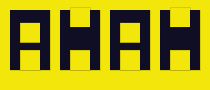
Frame 1 (no input)
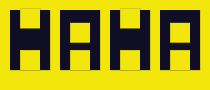
Frame 60 (the mouse pressed at the canvas centre just before this capture)
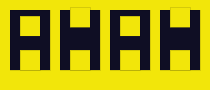
Frame 120 (the mouse held since frame 60 and released just before this capture)

The Processing sketch that drew these frames (run headless with seeded random() and noise(); from frame 60 on, the mouse is pressed at the canvas centre):

// Processing sketch: processing_40863
// ── processing_40863.pde

/**
 * HAHA by bArt
 */

PloingA arm;
PloingH arm2;
PloingA arm3;
PloingH arm4;


void setup() 
{
  size(210, 90);
  smooth();
  arm = new PloingA(30, 2*height/3, 0.01);
 arm2 = new PloingH(80, 2*height/3, 0.01);
  arm3 = new PloingA(130, 2*height/3, 0.01);
    arm4 = new PloingH(180, 2*height/3, 0.01);
}

void draw() 
{

  background(242,230,10);
 
   strokeWeight(0);

 arm.update();
   arm.display();
 
    arm2.update();
   arm2.display();
 
    arm3.update();
   arm3.display();

       arm4.update();
   arm4.display();
}

class Bounce 
{
  float x, y, speed;
  float angle = 0.0;
  Bounce(float xpos, float ypos, float s) {
    x = xpos;
    y = ypos;
    speed = s;
  }
  void update() {
    angle += speed;
  }
}

class PloingA extends Bounce 
{
  PloingA(float x, float y, float s) {
    super(x, y, s);
  }
  void display() {
        pushMatrix();
    translate(x, y);
    strokeWeight(0);
      fill(15,14,36);
      rect(-20,-50,40,60);
      
      strokeWeight(0);
      fill(242,230,10);
      rect(-10,-10,20,20);
   
    strokeWeight(0);
      fill(242,230,10);
speed = 0.19;
   
    angle += speed;
     
      rect(-10,cos(angle)*8-45,20,20);
      
    popMatrix();
  }
}
class PloingH extends Bounce 
{
  PloingH(float x, float y, float s) {
    super(x, y, s);
  }
  void display() {
        pushMatrix();
    translate(x, y);
    strokeWeight(0);
      fill(15,14,36);
      rect(-20,-50,40,60);
      
      strokeWeight(0);
      fill(242,230,10);
      rect(-10,-10,20,20);
   
    strokeWeight(0);
      fill(242,230,10);
speed = 0.13;
   
    angle += speed;
     
      rect(-10,cos(angle-3.14)*8-45,20,20);
      
    popMatrix();
  }
}
